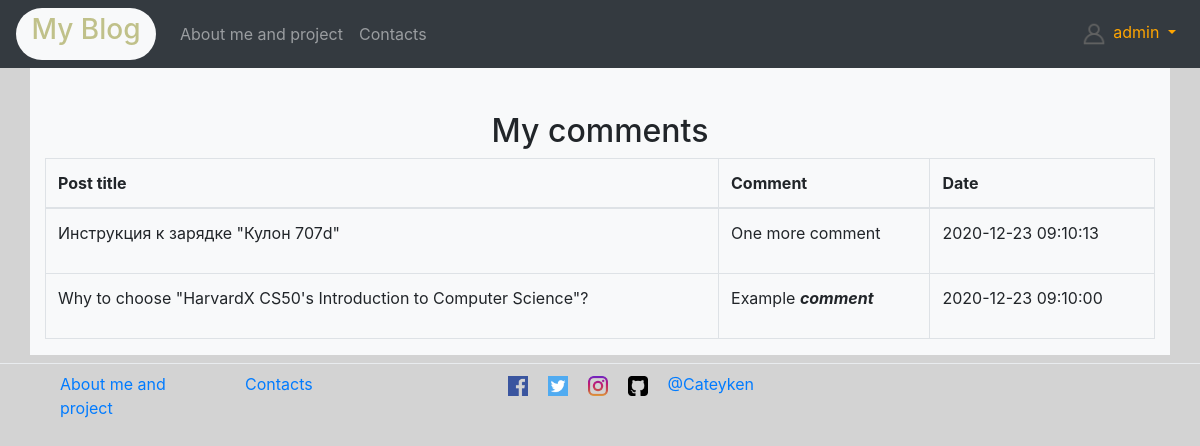
The app's page /comments (signed in) with its own data.
### tables this page shows
CREATE TABLE 'comments' ('post_id' INTEGER, 'comment_id' INTEGER PRIMARY KEY AUTOINCREMENT NOT NULL, 'username' TEXT NOT NULL, 'content' TEXT NOT NULL, 'date' DATETIME);

CREATE TABLE 'posts' ('id' INTEGER PRIMARY KEY AUTOINCREMENT NOT NULL, 'title' TEXT NOT NULL, 'content' TEXT NOT NULL, 'date' DATETIME, 'description' TEXT NOT NULL, 'poststatus' INTEGER NOT NULL DEFAULT 1);

### application.py (the view)
@app.route("/comments")
@login_required
def comments():
    rows = db.execute("SELECT c.content, p.title, c.date FROM comments AS c JOIN posts AS p ON c.post_id = p.id WHERE c.username = :username ORDER BY c.date DESC;", username = session.get("username"))
    return render_template("comments.html", comments = rows, username=session.get("username"))

### application.py (called while the page is built)
@app.after_request
def after_request(response):
    response.headers["Cache-Control"] = "no-cache, no-store, must-revalidate"
    response.headers["Expires"] = 0
    response.headers["Pragma"] = "no-cache"
    return response

### helpers.py (called while the page is built)
def login_required(f):
    @wraps(f)
    def decorated_function(*args, **kwargs):
        if session.get("user_id") is None:
            return redirect("/login")
        return f(*args, **kwargs)
    return decorated_function

### templates/comments.html (shortened to what this page needs)
{% extends "layout.html" %}
{% block main %}
<h2 style="text-align: center;">My comments</h2>
<div class="d-flex justify-content-start">
    <div class="table-responsive">
        <table class="table table-bordered">
            <thead>
                <tr>
                    <th>Post title</th>
                    <th>Comment</th>
                    <th>Date</th>
                </tr>
            </thead>
            <tbody>
                {% for comment in comments %}
                    <tr>
                        <td>{{comment["title"]}}</td>
                        <td>{{comment["content"] | safe}}</td>
                        <td>{{comment["date"]}}</td>
                    </tr>
                {% endfor %}
            </tbody>
        </table>
    </div>
</div>
{% endblock %}

### static/styles.css (style rules this page uses)
.bg-secondary { background-color: lightgrey !important; }

### records on screen
comments: title "Инструкция к зарядке \"Кулон 707d\"", content "One more comment", date "2020-12-23 09:10:13"
comments: title "Why to choose \"HarvardX CS50's Introduction to Computer Science\"?", content "Example comment", date "2020-12-23 09:10:00"

### other values on screen
{{ username }} "admin"
